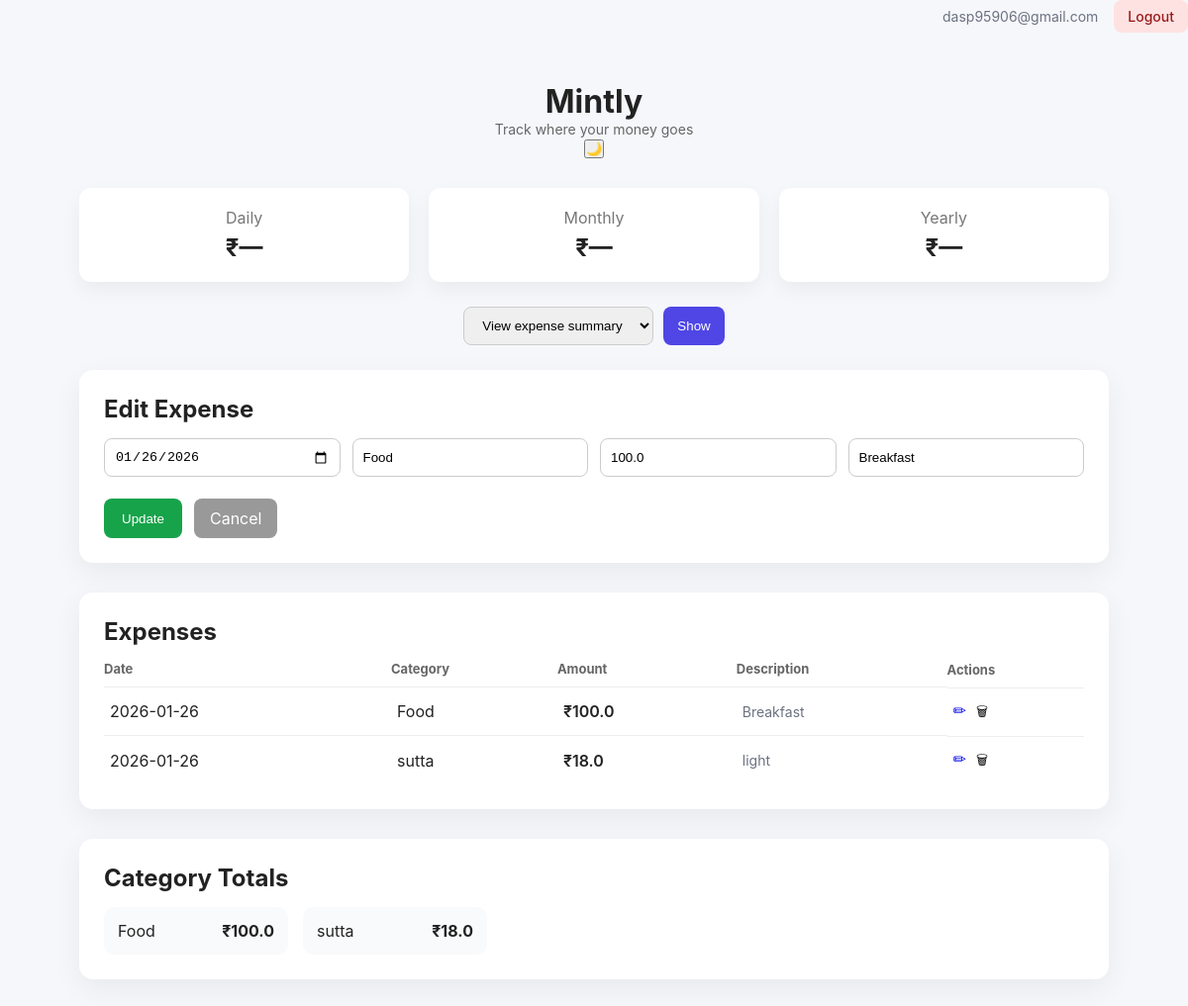
/edit/4 (signed in), run on the app's committed database.
### tables this page shows
CREATE TABLE expenses (
        id INTEGER PRIMARY KEY AUTOINCREMENT,
        user_id INTEGER,
        date TEXT,
        category TEXT,
        amount REAL,
        description TEXT
    );

### expense_tracker/app.py (the view, shortened to what this page needs)
@app.route("/edit/<int:expense_id>", methods=["GET", "POST"])
@login_required
def edit(expense_id):
    user_id = session["user_id"]
    expense = storage.get_expense_by_id_and_user(expense_id, user_id)
    if not expense:
        flash("Unauthorized access ❌", "error")
        return redirect(url_for("index"))
    expenses = storage.get_expenses_by_user(user_id)
    category_totals = storage.get_category_totals_by_user(user_id)
    return render_template(
        "index.html",
        expenses=expenses,
        edit_expense=expense,
        category_totals=category_totals,
        summary_result=None,
        summary_type=None
    )

### expense_tracker/app.py (called while the page is built)
def login_required(f):
    @wraps(f)
    def wrapper(*args, **kwargs):
        if not session.get("user_id"):
            return redirect(url_for("login"))
        return f(*args, **kwargs)
    return wrapper

### expense_tracker/storage.py (called while the page is built)
def get_connection():
    conn = sqlite3.connect(DB_NAME)
    conn.row_factory = sqlite3.Row
    return conn

def get_expenses_by_user(user_id):
    conn = get_connection()
    cur = conn.cursor()
    cur.execute("""
        SELECT * FROM expenses
        WHERE user_id = ?
        ORDER BY date DESC
    """, (user_id,))
    rows = cur.fetchall()
    conn.close()
    return rows

def get_expense_by_id_and_user(expense_id, user_id):
    conn = get_connection()
    cur = conn.cursor()
    cur.execute("""
        SELECT * FROM expenses
        WHERE id = ? AND user_id = ?
    """, (expense_id, user_id))
    expense = cur.fetchone()
    conn.close()
    return expense

def get_category_totals_by_user(user_id):
    conn = get_connection()
    cur = conn.cursor()
    cur.execute("""
        SELECT category, SUM(amount) AS total
        FROM expenses
        WHERE user_id = ?
        GROUP BY category
    """, (user_id,))
    rows = cur.fetchall()
    conn.close()
    return rows

### expense_tracker/templates/index.html (shortened to what this page needs)
<!DOCTYPE html>
<html lang="en">
<head>
    <link rel="stylesheet" href="{{ url_for('static', filename='style.css') }}">
</head>
<body>
<div class="auth-nav">
    {% if session.get("user_id") %}
        <span class="user-email">
            {{ session.get("user_email") }}
        </span>
        <a href="/logout" class="btn btn-logout">Logout</a>
    {% else %}
        <a href="/login" class="btn btn-login">Login</a>
        <a href="/signup" class="btn btn-signup">Sign Up</a>
    {% endif %}
</div>
<div class="app">
    <header class="header">
        <h1>Mintly</h1>
        <p>Track where your money goes</p>
        <button id="themeToggle" class="theme-toggle ripple" aria-label="Toggle dark mode">
            🌙
        </button>
    </header>
    <section class="dashboard">
        <div class="dash-card">
            <span>Daily</span>
            <strong>₹{{ summary_result if summary_type == 'daily' else '—' }}</strong>
        </div>
        <div class="dash-card">
            <span>Monthly</span>
            <strong>₹{{ summary_result if summary_type == 'monthly' else '—' }}</strong>
        </div>
        <div class="dash-card">
            <span>Yearly</span>
            <strong>₹{{ summary_result if summary_type == 'yearly' else '—' }}</strong>
        </div>
    </section>
    <section class="summary-control">
        <form method="POST">
            <select name="summary_type" required>
                <option value="" disabled selected>View expense summary</option>
            </select>
            <button type="submit" class="ripple">Show</button>
        </form>
    </section>
<section class="card">
    {% if session.get("user_id") %}
        <h2>{{ "Edit Expense" if edit_expense else "Add Expense" }}</h2>
        <form method="POST"
              action="{% if edit_expense %}{{ url_for('edit', expense_id=edit_expense['id']) }}{% else %}/{% endif %}"
              class="expense-form">
            <input type="date" name="date" required
                   value="{{ edit_expense['date'] if edit_expense }}">
            <input type="text" name="category" placeholder="Category" required
                   value="{{ edit_expense['category'] if edit_expense }}">
            <input type="number" name="amount" placeholder="Amount" step="0.01" required
                   value="{{ edit_expense['amount'] if edit_expense }}">
            <input type="text" name="description" placeholder="Description"
                   value="{{ edit_expense['description'] if edit_expense }}">
            <div class="form-actions">
                <button type="submit" class="ripple">
                    {{ "Update" if edit_expense else "Add Expense" }}
                </button>
                {% if edit_expense %}
                    <a href="/" class="cancel ripple">Cancel</a>
                {% endif %}
            </div>
        </form>
    {% endif %}
</section>
    <section class="card">
        <h2>Expenses</h2>
        <table>
            <thead>
                <tr>
                    <th>Date</th>
                    <th>Category</th>
                    <th>Amount</th>
                    <th>Description</th>
                    <th>Actions</th>
                </tr>
            </thead>
            <tbody>
                {% for exp in expenses %}
                <tr>
                    <td>{{ exp["date"] }}</td>
                    <td>{{ exp["category"] }}</td>
                    <td class="amount">₹{{ exp["amount"] }}</td>
                    <td class="muted">{{ exp["description"] }}</td>
                    <td class="actions">
                        {% if session.get("user_id") %}
                            <a href="{{ url_for('edit', expense_id=exp['id']) }}"
                               class="edit-btn ripple">✏</a>
                            <form method="POST"
                                  action="{{ url_for('delete', expense_id=exp['id']) }}"
                                  onsubmit="return confirm('Delete this expense?');">
                                <button type="submit" class="delete-btn ripple">🗑</button>
                            </form>
                        {% else %}
                            <span class="muted">Login required</span>
                        {% endif %}
                    </td>
                </tr>
                {% endfor %}
            </tbody>
        </table>
    </section>
    <section class="card">
        <h2>Category Totals</h2>
        <div class="category-list">
            {% for row in category_totals %}
            <div class="category-item">
                <span>{{ row["category"] }}</span>
                <strong>₹{{ row["total"] }}</strong>
            </div>
            {% endfor %}
        </div>
    </section>
</div>
</body>
</html>

### expense_tracker/static/style.css (style rules this page uses)
* { box-sizing: border-box; margin: 0; padding: 0; }
body { font-family: -apple-system, BlinkMacSystemFont, "Segoe UI", Roboto, sans-serif; background: #f6f7fb; color: #222; }
.app { max-width: 1100px; margin: auto; padding: 30px; }
.header { text-align: center; margin-bottom: 30px; }
.header p { color: #666; font-size: 14px; }
.dashboard { display: flex; gap: 20px; margin-bottom: 25px; }
.dash-card { flex: 1; background: white; padding: 20px; border-radius: 12px; box-shadow: 0 8px 20px rgba(0,0,0,0.05); text-align: center; }
.dash-card span { display: block; color: #777; margin-bottom: 6px; }
.dash-card strong { font-size: 24px; }
.summary-control { display: flex; justify-content: center; margin-bottom: 25px; }
.summary-control form { display: flex; gap: 10px; }
.summary-control select, .summary-control button { padding: 10px 14px; border-radius: 8px; border: 1px solid #ccc; }
.summary-control button { background: #4f46e5; color: white; border: none; cursor: pointer; }
.card { background: white; padding: 25px; border-radius: 14px; box-shadow: 0 10px 30px rgba(0,0,0,0.06); margin-bottom: 30px; }
.card h2 { margin-bottom: 15px; }
.expense-form { display: grid; grid-template-columns: repeat(4, 1fr); gap: 12px; }
.expense-form input { padding: 10px; border-radius: 8px; border: 1px solid #ccc; }
.form-actions { grid-column: span 4; display: flex; gap: 12px; margin-top: 10px; }
.form-actions button { background: #16a34a; color: white; border: none; padding: 10px 18px; border-radius: 8px; cursor: pointer; }
.cancel { padding: 10px 16px; background: #999; color: white; border-radius: 8px; text-decoration: none; }
table { width: 100%; border-collapse: collapse; }
th { text-align: left; font-size: 13px; color: #666; padding-bottom: 10px; }
td { padding: 12px 6px; border-top: 1px solid #eee; }
.amount { font-weight: 600; }
.muted { color: #777; }
.actions { display: flex; gap: 10px; }
.actions a { text-decoration: none; }
.actions button { background: none; border: none; cursor: pointer; }
.category-list { display: grid; grid-template-columns: repeat(auto-fill, minmax(180px, 1fr)); gap: 15px; }
.category-item { background: #f9fafb; padding: 14px; border-radius: 10px; display: flex; justify-content: space-between; }
.card, .dash-card, .category-item { transition: transform 0.2s ease, box-shadow 0.2s ease; }
button, .edit-btn { transition: background 0.2s ease, transform 0.15s ease; }
tbody tr { transition: background 0.15s ease; }
input, select { transition: border-color 0.2s ease, box-shadow 0.2s ease; }
a { transition: color 0.15s ease; }
.app { animation: fadeUp 0.6s ease-out; }
.muted { color: #6b7280; font-size: 14px; }
.auth-nav { display: flex; justify-content: flex-end; align-items: center; gap: 10px; margin-bottom: 20px; }
.user-email { font-size: 14px; color: #6b7280; margin-right: 6px; }
.btn { padding: 8px 14px; border-radius: 8px; font-size: 14px; text-decoration: none; font-weight: 500; transition: all 0.2s ease; }
.btn-logout { background: #fee2e2; color: #991b1b; }

### data on the page
expenses: date "01/26/2026", category "Food", amount "100.0", description "Breakfast", date "2026-01-26", total "100.0"
expenses: date "2026-01-26", category "sutta", amount "18.0", description "light", total "18.0"

### other printed values
{{ session.get("user_email") }} "dasp95906@gmail.com"
{{ summary_result if summary_type == 'daily' else '—' }} "—"
{{ summary_result if summary_type == 'monthly' else '—' }} "—"
{{ summary_result if summary_type == 'yearly' else '—' }} "—"
{{ "Edit Expense" if edit_expense else "Add Expense" }} "Edit Expense"
{{ "Update" if edit_expense else "Add Expense" }} "Update"
